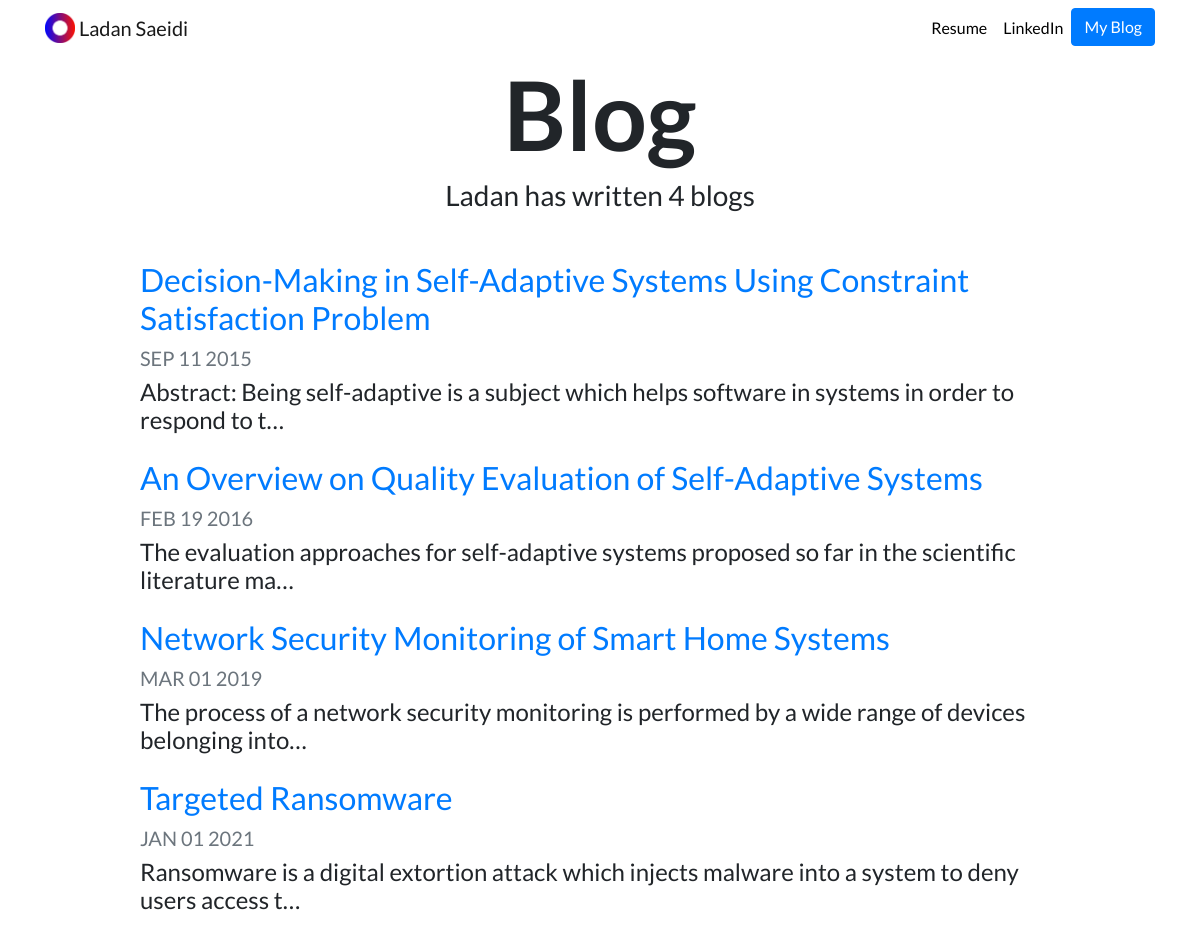
Screenshot of /blog/ with the database file from the repository.
### blog/models.py (models this page shows, shortened)
class Blog(models.Model):
    title = models.CharField(max_length=200)
    description = models.TextField()
    date = models.DateField()

### blog/views.py (the view)
# urls.py: path('', views.all_blogs, name='all_blogs'),
def all_blogs(request):
    blogs = Blog.objects.all()
    return render(request,'blog/all_blogs.html', {'blogs':blogs})

### blog/templates/blog/all_blogs.html
{% extends "portfolio/base.html" %}
{% load static %}
{% block content %}
<h1 id="blogtitle" class="font-weight-bold text-center">Blog</h1>
<h3 class="text-center mb-5">Ladan has written {{ blogs.count }} blog{{ blogs.count|pluralize }}</h3>
{% for blog in blogs %}
<div class="row justify-content-center my-3">
  <div class="col-md-10">
    <a href="{% url 'blog:detail' blog.id %}">
      <h2>{{ blog.title }}</h2>
    </a>
    <h5 class="text-muted">{{ blog.date|date:'M d Y'|upper }}</h5>
    <h4>{{ blog.description|striptags|truncatechars:100 }}</h4>
  </div>
</div>
{% endfor %}
{% endblock %}

### portfolio/static/portfolio/custom.css (style rules this page uses)
body { font-family: 'Lato', sans-serif; }
#blogtitle { font-size: 6rem; }

### rows the page displays
Blog: title "Decision-Making in Self-Adaptive Systems Using Constraint Satisfaction Problem", date "SEP 11 2015", description "Abstract: Being self-adaptive is a subject which helps software in systems in order to respond to t…"
Blog: title "An Overview on Quality Evaluation of Self-Adaptive Systems", date "FEB 19 2016", description "The evaluation approaches for self-adaptive systems proposed so far in the scientific literature ma…"
Blog: title "Network Security Monitoring of Smart Home Systems", date "MAR 01 2019", description "The process of a network security monitoring is performed by a wide range of devices belonging into…"
Blog: title "Targeted Ransomware", date "JAN 01 2021", description "Ransomware is a digital extortion attack which injects malware into a system to deny users access t…"

### other values shown
{{ blogs.count }} "4"
